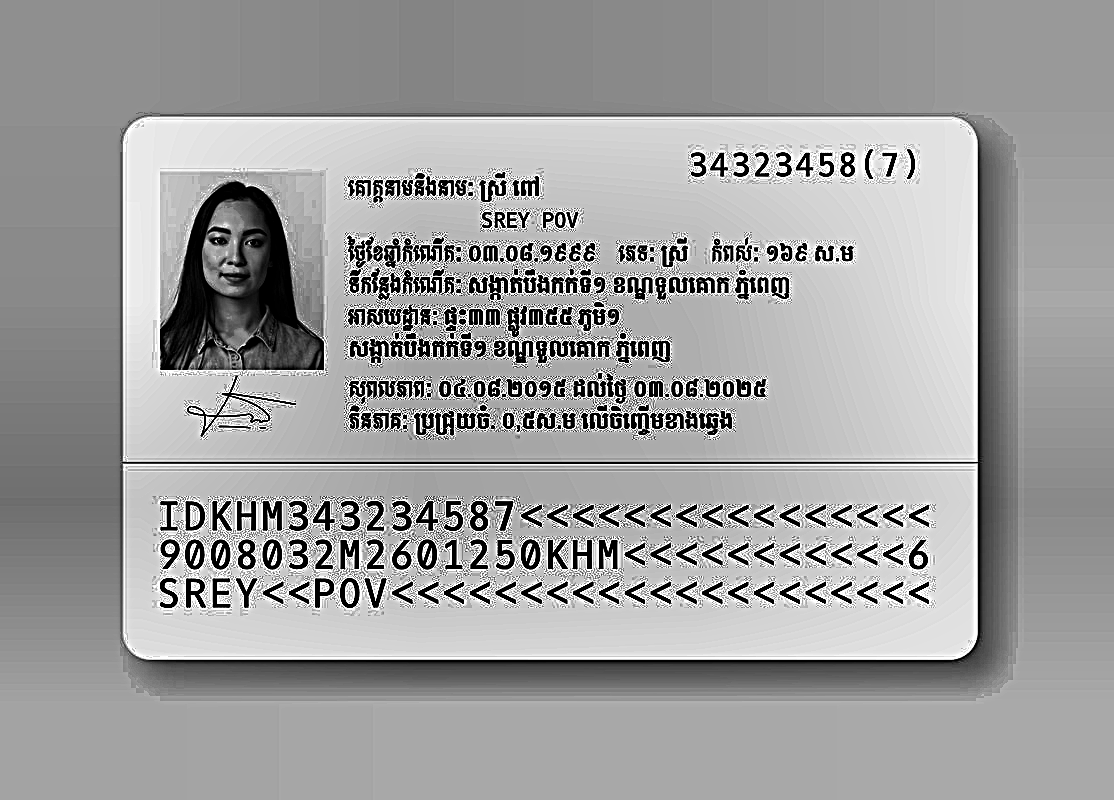
#> input picture extreme_debug_00_extreme_contrast.png, 1114 x 800 px; its folder holds only this picture in this run
$ python cambodian_id_ocr.py extreme_debug_00_extreme_contrast.png
#> lines starting #> are read from the running program, lines starting #| are printed output that depends on the picture; after the words box and inside, x2 and y2 are one past the last pixel; in counts of white or black regions, pixels touching at a corner belong together
#!/usr/bin/env python
"""
Specialized Cambodian ID Card OCR Tool

This tool is specifically designed to extract information from Cambodian ID cards
with advanced preprocessing and pattern matching optimized for the specific format.
"""
import os
import sys
import argparse
import json
import cv2
import numpy as np
from PIL import Image, ImageEnhance, ImageFilter
import pytesseract
import logging
import re
from typing import Dict, List, Tuple, Optional, Union
import matplotlib.pyplot as plt

# Configure logging
logging.basicConfig(
    level=logging.INFO,
    format='%(asctime)s - %(name)s - %(levelname)s - %(message)s'
)
logger = logging.getLogger("CambodianIDOCR")

# Set Tesseract path
tesseract_path = r'/usr/bin/tesseract'
pytesseract.pytesseract.tesseract_cmd = tesseract_path

# MRZ (Machine Readable Zone) parsing constants
MRZ_LINE_LENGTH = 30  # Typical length of MRZ lines on ID cards

def resize_image(image, max_size=1500):
    """Resize image while preserving aspect ratio"""
    h, w = image.shape[:2]

    if max(h, w) <= max_size:
        return image

    # Calculate scaling factor
    scale = max_size / max(h, w)
    new_h, new_w = int(h * scale), int(w * scale)

    # Resize image
    resized = cv2.resize(image, (new_w, new_h), interpolation=cv2.INTER_AREA)
    return resized

def enhance_for_ocr(image):
    """Apply advanced preprocessing techniques specifically for Cambodian ID cards"""
    # Convert to grayscale if not already
    if len(image.shape) == 3:
        gray = cv2.cvtColor(image, cv2.COLOR_BGR2GRAY)
    else:
        gray = image.copy()

    # Apply multiple enhancement techniques and choose the best
    enhanced_images = []

    # 1. CLAHE enhancement
    clahe = cv2.createCLAHE(clipLimit=2.0, tileGridSize=(8, 8))
    clahe_img = clahe.apply(gray)
    enhanced_images.append(("clahe", clahe_img))

    # 2. Contrast stretching
    min_val, max_val = np.percentile(gray, (2, 98))
    stretched = np.clip(gray, min_val, max_val)
    stretched = ((stretched - min_val) / (max_val - min_val) * 255).astype(np.uint8)
    enhanced_images.append(("stretched", stretched))

    # 3. Bilateral filtering (edge-preserving smoothing)
    bilateral = cv2.bilateralFilter(gray, 9, 75, 75)
    enhanced_images.append(("bilateral", bilateral))

    # 4. Adaptive histogram equalization
    hist_eq = cv2.equalizeHist(gray)
    enhanced_images.append(("hist_eq", hist_eq))

    # Try different thresholding techniques on each enhanced image
    binary_images = []

    for name, img in enhanced_images:
        # Adaptive Gaussian thresholding
        gaussian = cv2.adaptiveThreshold(
            img, 255, cv2.ADAPTIVE_THRESH_GAUSSIAN_C,
            cv2.THRESH_BINARY, 11, 7
        )
        binary_images.append((f"{name}_gaussian", gaussian))

        # Adaptive Mean thresholding
        mean = cv2.adaptiveThreshold(
            img, 255, cv2.ADAPTIVE_THRESH_MEAN_C,
            cv2.THRESH_BINARY, 11, 7
        )
        binary_images.append((f"{name}_mean", mean))

        # Otsu's thresholding
        _, otsu = cv2.threshold(img, 0, 255, cv2.THRESH_BINARY + cv2.THRESH_OTSU)
        binary_images.append((f"{name}_otsu", otsu))

        # Global thresholding with multiple values
        for thresh_val in [110, 130, 150]:
            _, global_thresh = cv2.threshold(img, thresh_val, 255, cv2.THRESH_BINARY)
            binary_images.append((f"{name}_global_{thresh_val}", global_thresh))

    # Clean up each binary image
    cleaned_images = []
    for name, binary in binary_images:
        # Remove noise with morphological operations
        kernel = cv2.getStructuringElement(cv2.MORPH_RECT, (2, 2))
        cleaned = cv2.morphologyEx(binary, cv2.MORPH_OPEN, kernel, iterations=1)
        cleaned = cv2.morphologyEx(cleaned, cv2.MORPH_CLOSE, kernel, iterations=1)
        cleaned_images.append((name, cleaned))

    # Also include inverted versions (black text on white background and vice versa)
    inverted_images = []
    for name, img in cleaned_images:
        inverted = cv2.bitwise_not(img)
        inverted_images.append((f"{name}_inv", inverted))

    # Combine all images
    all_images = cleaned_images + inverted_images

    return all_images

def find_best_ocr_image(image_variants, image_path, lang='khm+eng'):
    """Find the image variant that gives the best OCR results"""
    best_score = 0
    best_image = None
    best_name = None
    best_text = ""

    # Look for specific patterns we expect to find in Cambodian ID cards
    patterns = [
        r"CHEN",
        r"SOPHEAKDEY",
        r"ID",
        r"IDKHM",
        r"[0-9]{5,}",  # ID number
        r"[0-9]{1,2}[./-][0-9]{1,2}[./-][0-9]{2,4}"  # Date format
    ]

    logger.info(f"Testing {len(image_variants)} image variants for OCR quality")

    # Create debug directory if needed
    debug_dir = os.path.join(os.path.dirname(image_path), "debug_variants")
    os.makedirs(debug_dir, exist_ok=True)

    # Test each image variant
    for name, img in image_variants:
        # Save variant for debugging
        variant_path = os.path.join(debug_dir, f"{name}.png")
        cv2.imwrite(variant_path, img)

        # Extract text using Tesseract
        text = pytesseract.image_to_string(
            img, lang=lang,
            config='--oem 1 --psm 11 -c preserve_interword_spaces=1 --dpi 300'
        )

        # Calculate score based on patterns found
        score = 0
        for pattern in patterns:
            matches = re.findall(pattern, text)
            score += len(matches) * 10  # Each match is worth 10 points

        # Add score for text length and word count
        words = text.split()
        score += min(len(text) / 20, 10)  # Up to 10 points for text length
        score += min(len(words), 10)  # Up to 10 points for word count

        logger.info(f"Variant {name}: Score {score:.1f}")

        if score > best_score:
            best_score = score
            best_image = img
            best_name = name
            best_text = text

    logger.info(f"Best OCR variant: {best_name} with score {best_score:.1f}")

    # Save the best image
    best_path = os.path.join(os.path.dirname(image_path), "best_ocr_variant.png")
    cv2.imwrite(best_path, best_image)

    return best_image, best_text

def process_id_card_image(image_path, save_debug=False):
    """Complete processing pipeline for Cambodian ID card images"""
    # Read image
    image = cv2.imread(image_path)
    if image is None:
        # Try with PIL if OpenCV fails
        try:
            pil_img = Image.open(image_path)
            image = cv2.cvtColor(np.array(pil_img), cv2.COLOR_RGB2BGR)
        except Exception as e:
            raise ValueError(f"Could not read image: {image_path} - {str(e)}")

    # Resize image if needed
    image = resize_image(image)

    # Check if image is already preprocessed (is grayscale or binary)
    is_preprocessed = len(image.shape) == 2 or (
        len(image.shape) == 3 and np.all(image[:,:,0] == image[:,:,1]) and np.all(image[:,:,0] == image[:,:,2])
    )

    # Create enhanced variants
    enhanced_variants = enhance_for_ocr(image)

    # Find best variant for OCR
    best_image, ocr_text = find_best_ocr_image(enhanced_variants, image_path)

    # Save debug info if requested
    if save_debug:
        debug_dir = os.path.dirname(image_path)
        base_name = os.path.basename(image_path).rsplit('.', 1)[0]

        # Create a visualization of all variants
        rows = int(np.ceil(len(enhanced_variants) / 4))
        fig, axes = plt.subplots(rows, 4, figsize=(20, rows*5))
        axes = axes.flatten()

        for i, (name, img) in enumerate(enhanced_variants):
            if i < len(axes):
                axes[i].imshow(img, cmap='gray')
                axes[i].set_title(name)
                axes[i].axis('off')

        # Hide unused subplots
        for i in range(len(enhanced_variants), len(axes)):
            axes[i].axis('off')

        plt.tight_layout()
        plt.savefig(os.path.join(debug_dir, f"{base_name}_all_variants.png"))
        plt.close()

    return best_image, ocr_text

# [243 lines left out: functions extract_mrz_info, extract_id_card_info, create_visualization, not called in this run]

def main():
    parser = argparse.ArgumentParser(description='Cambodian ID Card OCR Tool')
    parser.add_argument('image_path', help='Path to the ID card image')
    parser.add_argument('--debug', action='store_true', help='Save debug images')
    parser.add_argument('--output', '-o', help='Output file path for JSON results (default: stdout)')

    args = parser.parse_args()

    try:
        # Step 1: Process the image with specialized preprocessing
        logger.info(f"Processing Cambodian ID card: {args.image_path}")

        # Get the best image for OCR and the initial OCR text
        best_image, ocr_text = process_id_card_image(args.image_path, args.debug)
#> in process_id_card_image, image is the input picture: shape (800, 1114, 3); min 0, max 255, mean 159
#> in process_id_card_image, `is_preprocessed = len(image.shape) == 2 or ( len(image.shape) == 3 and..`: is_preprocessed = True
#> in enhance_for_ocr, `min_val, max_val = np.percentile(gray, (2, 98))`: min_val = 0; max_val = 255
#> in enhance_for_ocr, `hist_eq = cv2.equalizeHist(gray)`:
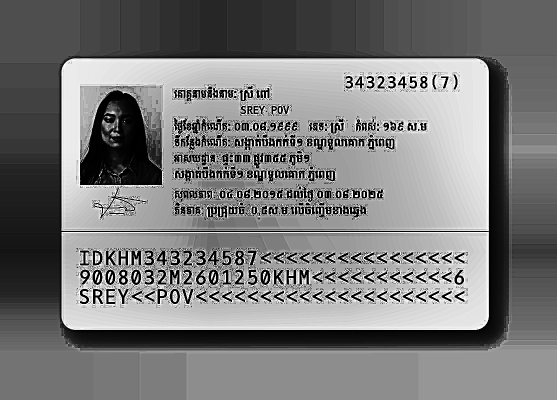
#> hist_eq: shape (800, 1114) (shown at 1/2 size); min 0, max 255, mean 122.3
#> the loop in enhance_for_ocr, `for name, img in enhanced_images:` made 4 passes
#> name on passes 1 to 4: 'clahe', 'stretched', 'bilateral', 'hist_eq'
#> pass 1, in enhance_for_ocr, `gaussian = cv2.adaptiveThreshold( img, 255, cv2.ADAPTIVE_THRESH_GAUSSI..`:
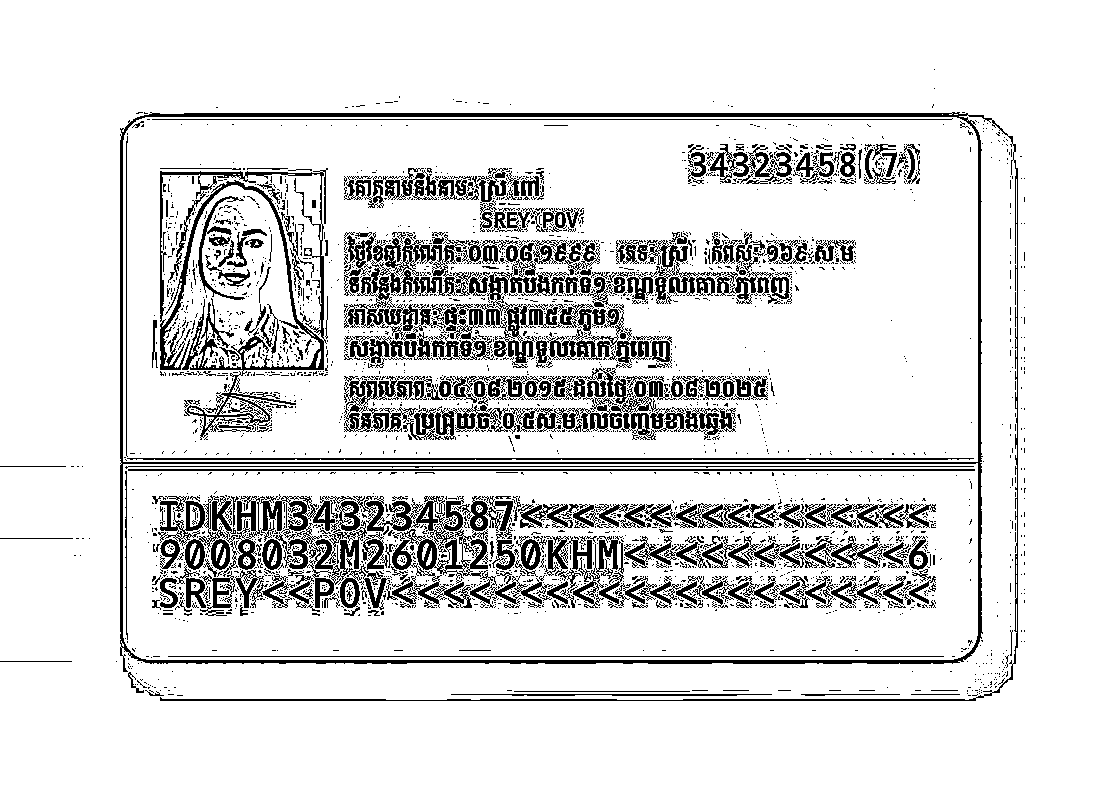
#> gaussian: shape (800, 1114); 86.8% white; 3190 black regions (2869 under 20 px), largest, box (x1, y1, x2, y2) and area: (120, 112, 1018, 701) 14139, (236, 496, 488, 608) 8021, (160, 168, 328, 440) 6953
#> pass 1, in enhance_for_ocr, `_, otsu = cv2.threshold(img, 0, 255, cv2.THRESH_BINARY + cv2.THRESH_OT..`:
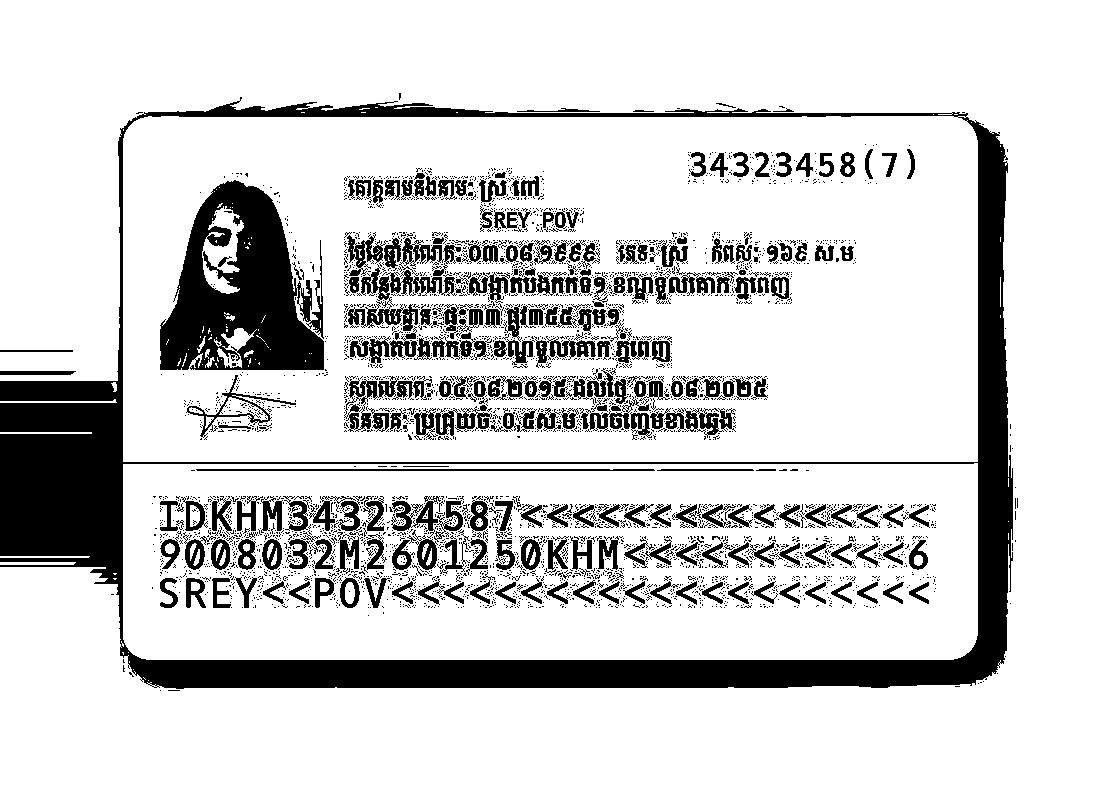
#> otsu: shape (800, 1114); 82.2% white; 4406 black regions (4114 under 20 px), largest, box (x1, y1, x2, y2) and area: (0, 97, 1013, 689) 69620, (160, 180, 324, 370) 18885, (348, 264, 418, 331) 1396
#> after the loop in enhance_for_ocr, `for name, img in enhanced_images:`: binary_images = 24 items
#> the loop in enhance_for_ocr, `for name, binary in binary_images:` made 24 passes
#> name on passes 1 to 8: 'clahe_gaussian', 'clahe_mean', 'clahe_otsu', 'clahe_global_110', 'clahe_global_130', 'clahe_global_150', 'stretched_gaussian', 'stretched_mean'
#> pass 1, in enhance_for_ocr, `cleaned = cv2.morphologyEx(cleaned, cv2.MORPH_CLOSE, kernel, iteration..`:
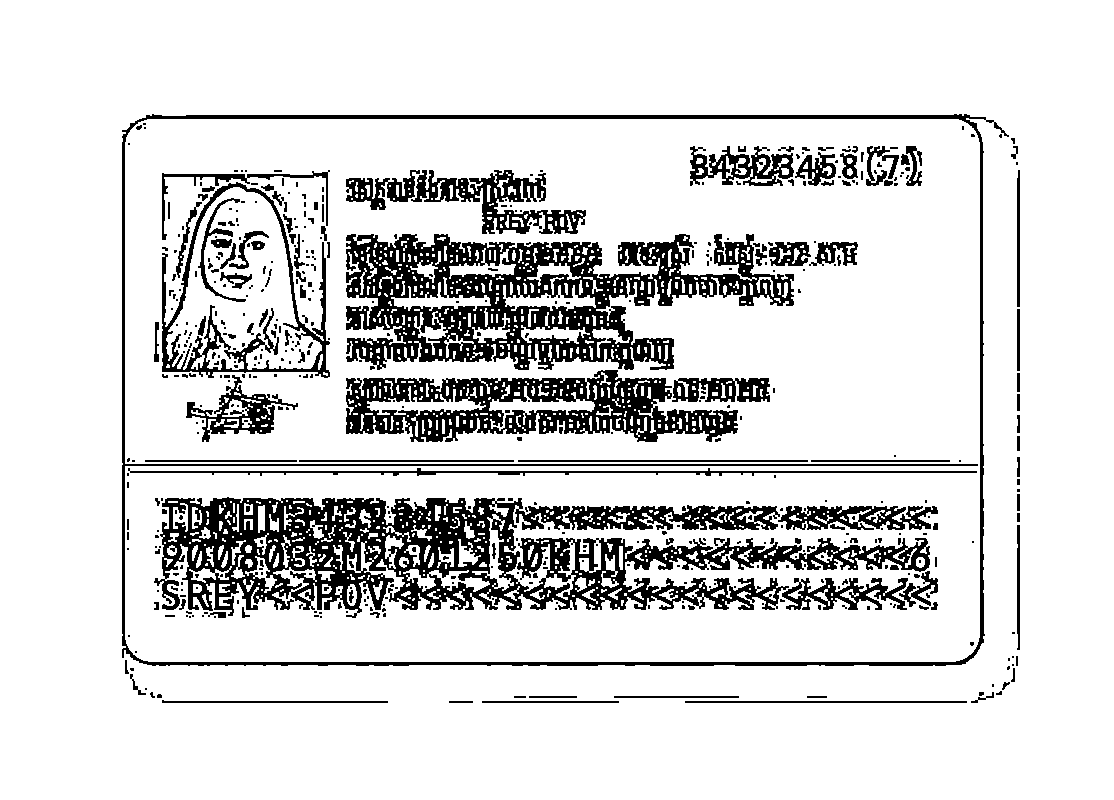
#> cleaned: shape (800, 1114); 85.1% white; 506 black regions (369 under 20 px), largest, box (x1, y1, x2, y2) and area: (154, 497, 930, 618) 40201, (346, 234, 794, 370) 28070, (346, 370, 738, 442) 13761
#> the loop in enhance_for_ocr, `for name, img in cleaned_images:` made 24 passes
#> pass 3, in enhance_for_ocr, `inverted = cv2.bitwise_not(img)`:
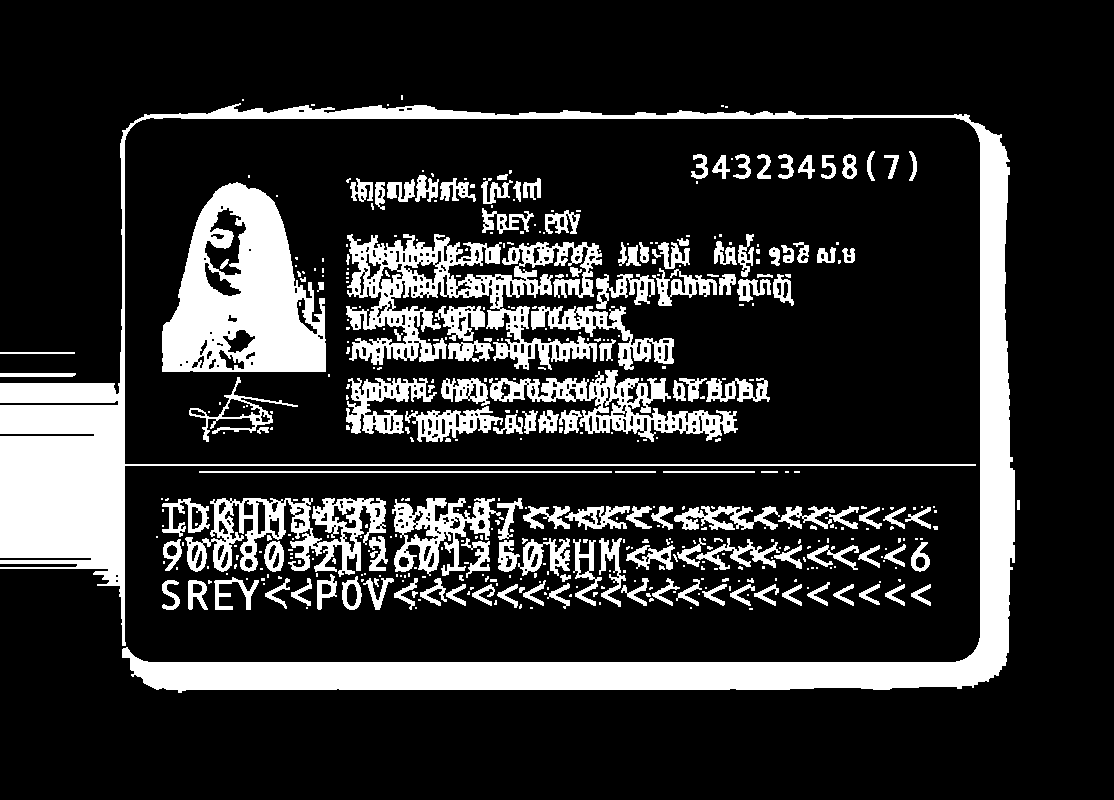
#> inverted: shape (800, 1114); 18.7% white; 463 white regions (305 under 20 px), largest, box (x1, y1, x2, y2) and area: (0, 103, 1015, 693) 70688, (162, 182, 326, 372) 19184, (346, 234, 602, 370) 13943
#> in enhance_for_ocr, `all_images = cleaned_images + inverted_images`: all_images = 48 items
#> the loop in find_best_ocr_image, `for name, img in image_variants:` made 1 pass
#> after the loop in find_best_ocr_image, `for name, img in image_variants:`: best_score = 0; best_text = ''

        # Step 2: Extract information
        results = extract_id_card_info(ocr_text, args.image_path)

        # Step 3: Create visualization
        vis_path = create_visualization(args.image_path, results, ocr_text)
        logger.info(f"Results visualization saved to: {vis_path}")

        # Output results
        if args.output:
            with open(args.output, 'w', encoding='utf-8') as f:
                json.dump(results, f, ensure_ascii=False, indent=2)
            logger.info(f"Results saved to: {args.output}")
        else:
            print(json.dumps(results, ensure_ascii=False, indent=2))

        logger.info("Processing complete")
        return 0

    except Exception as e:
        logger.error(f"Error processing ID card: {str(e)}")
        import traceback
        traceback.print_exc()
        return 1

if __name__ == "__main__":
    sys.exit(main())
#> (the call stopped at in find_best_ocr_image, `text = pytesseract.image_to_string( img, lang=lang, config='--oem 1 --..`: pytesseract is not available in this run)
